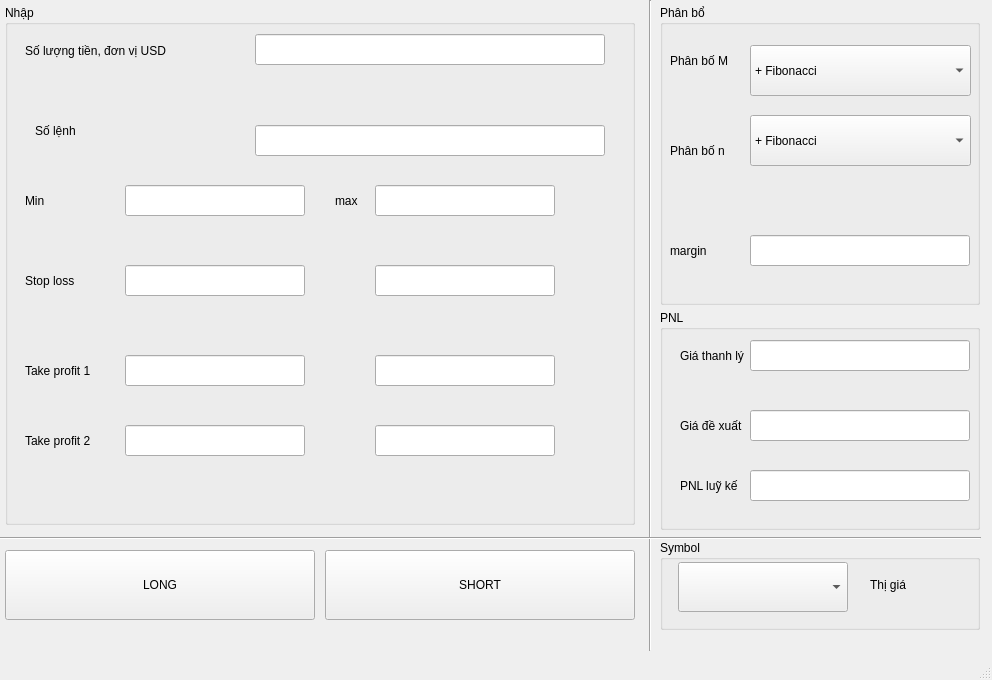
<?xml version="1.0" encoding="UTF-8"?>
<ui version="4.0">
 <class>main_view</class>
 <widget class="QMainWindow" name="main_view">
  <property name="geometry">
   <rect>
    <x>0</x>
    <y>0</y>
    <width>992</width>
    <height>680</height>
   </rect>
  </property>
  <property name="windowTitle">
   <string>MainWindow</string>
  </property>
  <widget class="QWidget" name="central_view">
   <widget class="Line" name="v_line">
    <property name="geometry">
     <rect>
      <x>640</x>
      <y>0</y>
      <width>20</width>
      <height>651</height>
     </rect>
    </property>
    <property name="orientation">
     <enum>Qt::Vertical</enum>
    </property>
   </widget>
   <widget class="Line" name="h_line">
    <property name="geometry">
     <rect>
      <x>0</x>
      <y>530</y>
      <width>981</width>
      <height>16</height>
     </rect>
    </property>
    <property name="orientation">
     <enum>Qt::Horizontal</enum>
    </property>
   </widget>
   <widget class="QGroupBox" name="allocator_view">
    <property name="geometry">
     <rect>
      <x>660</x>
      <y>5</y>
      <width>320</width>
      <height>300</height>
     </rect>
    </property>
    <property name="title">
     <string>Phân bổ</string>
    </property>
    <widget class="QLabel" name="m_allocator">
     <property name="geometry">
      <rect>
       <x>10</x>
       <y>40</y>
       <width>90</width>
       <height>31</height>
      </rect>
     </property>
     <property name="text">
      <string>Phân bố M</string>
     </property>
    </widget>
    <widget class="QLabel" name="n_allocator">
     <property name="geometry">
      <rect>
       <x>10</x>
       <y>130</y>
       <width>90</width>
       <height>31</height>
      </rect>
     </property>
     <property name="text">
      <string>Phân bố n</string>
     </property>
    </widget>
    <widget class="QLabel" name="margin">
     <property name="geometry">
      <rect>
       <x>10</x>
       <y>230</y>
       <width>90</width>
       <height>31</height>
      </rect>
     </property>
     <property name="text">
      <string>margin</string>
     </property>
     <property name="buddy">
      <cstring>margin_input</cstring>
     </property>
    </widget>
    <widget class="QLineEdit" name="margin_input">
     <property name="geometry">
      <rect>
       <x>90</x>
       <y>230</y>
       <width>220</width>
       <height>31</height>
      </rect>
     </property>
    </widget>
    <widget class="QComboBox" name="m_combobox">
     <property name="geometry">
      <rect>
       <x>90</x>
       <y>40</y>
       <width>221</width>
       <height>51</height>
      </rect>
     </property>
     <item>
      <property name="text">
       <string>+ Fibonacci</string>
      </property>
     </item>
     <item>
      <property name="text">
       <string>- Fibonacci</string>
      </property>
     </item>
     <item>
      <property name="text">
       <string>Normal</string>
      </property>
     </item>
     <item>
      <property name="text">
       <string/>
      </property>
     </item>
    </widget>
    <widget class="QComboBox" name="n_combobox">
     <property name="geometry">
      <rect>
       <x>90</x>
       <y>110</y>
       <width>221</width>
       <height>51</height>
      </rect>
     </property>
     <item>
      <property name="text">
       <string>+ Fibonacci</string>
      </property>
     </item>
     <item>
      <property name="text">
       <string>- Fibonacci</string>
      </property>
     </item>
     <item>
      <property name="text">
       <string>Normal</string>
      </property>
     </item>
     <item>
      <property name="text">
       <string/>
      </property>
     </item>
    </widget>
   </widget>
   <widget class="QGroupBox" name="groupBox_2">
    <property name="geometry">
     <rect>
      <x>660</x>
      <y>310</y>
      <width>320</width>
      <height>220</height>
     </rect>
    </property>
    <property name="title">
     <string>PNL</string>
    </property>
    <widget class="QLabel" name="g_t_l">
     <property name="geometry">
      <rect>
       <x>20</x>
       <y>30</y>
       <width>90</width>
       <height>31</height>
      </rect>
     </property>
     <property name="text">
      <string>Giá thanh lý</string>
     </property>
     <property name="buddy">
      <cstring>g_t_l_input</cstring>
     </property>
    </widget>
    <widget class="QLabel" name="g_d_x">
     <property name="geometry">
      <rect>
       <x>20</x>
       <y>100</y>
       <width>90</width>
       <height>31</height>
      </rect>
     </property>
     <property name="text">
      <string>Giá đề xuất</string>
     </property>
     <property name="buddy">
      <cstring>g_d_x_input</cstring>
     </property>
    </widget>
    <widget class="QLabel" name="pnl">
     <property name="geometry">
      <rect>
       <x>20</x>
       <y>160</y>
       <width>90</width>
       <height>31</height>
      </rect>
     </property>
     <property name="text">
      <string>PNL luỹ kế</string>
     </property>
     <property name="buddy">
      <cstring>pnl_input</cstring>
     </property>
    </widget>
    <widget class="QLineEdit" name="g_t_l_input">
     <property name="geometry">
      <rect>
       <x>90</x>
       <y>30</y>
       <width>220</width>
       <height>31</height>
      </rect>
     </property>
    </widget>
    <widget class="QLineEdit" name="g_d_x_input">
     <property name="geometry">
      <rect>
       <x>90</x>
       <y>100</y>
       <width>220</width>
       <height>31</height>
      </rect>
     </property>
    </widget>
    <widget class="QLineEdit" name="pnl_input">
     <property name="geometry">
      <rect>
       <x>90</x>
       <y>160</y>
       <width>220</width>
       <height>31</height>
      </rect>
     </property>
    </widget>
   </widget>
   <widget class="QGroupBox" name="groupBox_3">
    <property name="geometry">
     <rect>
      <x>660</x>
      <y>540</y>
      <width>320</width>
      <height>90</height>
     </rect>
    </property>
    <property name="title">
     <string>Symbol</string>
    </property>
    <widget class="QComboBox" name="symbol_combobox">
     <property name="geometry">
      <rect>
       <x>18</x>
       <y>22</y>
       <width>170</width>
       <height>50</height>
      </rect>
     </property>
    </widget>
    <widget class="QLabel" name="price_display">
     <property name="geometry">
      <rect>
       <x>210</x>
       <y>20</y>
       <width>100</width>
       <height>50</height>
      </rect>
     </property>
     <property name="text">
      <string>Thị giá</string>
     </property>
    </widget>
   </widget>
   <widget class="QPushButton" name="long_button">
    <property name="geometry">
     <rect>
      <x>5</x>
      <y>550</y>
      <width>310</width>
      <height>70</height>
     </rect>
    </property>
    <property name="whatsThis">
     <string>&lt;html&gt;&lt;head/&gt;&lt;body&gt;&lt;p align=&quot;center&quot;&gt;&lt;span style=&quot; font-weight:600; font-style:italic; text-decoration: underline;&quot;&gt;ABCD&lt;/span&gt;&lt;/p&gt;&lt;/body&gt;&lt;/html&gt;</string>
    </property>
    <property name="text">
     <string>LONG</string>
    </property>
   </widget>
   <widget class="QPushButton" name="short_button">
    <property name="geometry">
     <rect>
      <x>325</x>
      <y>550</y>
      <width>310</width>
      <height>70</height>
     </rect>
    </property>
    <property name="text">
     <string>SHORT</string>
    </property>
   </widget>
   <widget class="QGroupBox" name="groupBox_4">
    <property name="geometry">
     <rect>
      <x>5</x>
      <y>5</y>
      <width>630</width>
      <height>520</height>
     </rect>
    </property>
    <property name="title">
     <string>Nhập</string>
    </property>
    <widget class="QLabel" name="m">
     <property name="geometry">
      <rect>
       <x>20</x>
       <y>30</y>
       <width>160</width>
       <height>31</height>
      </rect>
     </property>
     <property name="text">
      <string>Số lượng tiền, đơn vị USD</string>
     </property>
     <property name="buddy">
      <cstring>m_input</cstring>
     </property>
    </widget>
    <widget class="QLineEdit" name="m_input">
     <property name="geometry">
      <rect>
       <x>250</x>
       <y>29</y>
       <width>350</width>
       <height>31</height>
      </rect>
     </property>
    </widget>
    <widget class="QLabel" name="n">
     <property name="geometry">
      <rect>
       <x>30</x>
       <y>110</y>
       <width>180</width>
       <height>31</height>
      </rect>
     </property>
     <property name="text">
      <string>Số lệnh</string>
     </property>
     <property name="buddy">
      <cstring>n_input</cstring>
     </property>
    </widget>
    <widget class="QLineEdit" name="n_input">
     <property name="geometry">
      <rect>
       <x>250</x>
       <y>120</y>
       <width>350</width>
       <height>31</height>
      </rect>
     </property>
    </widget>
    <widget class="QLabel" name="min_val">
     <property name="geometry">
      <rect>
       <x>20</x>
       <y>180</y>
       <width>50</width>
       <height>31</height>
      </rect>
     </property>
     <property name="text">
      <string>Min</string>
     </property>
     <property name="buddy">
      <cstring>min_val_input</cstring>
     </property>
    </widget>
    <widget class="QLineEdit" name="min_val_input">
     <property name="geometry">
      <rect>
       <x>120</x>
       <y>180</y>
       <width>180</width>
       <height>31</height>
      </rect>
     </property>
    </widget>
    <widget class="QLabel" name="max_val">
     <property name="geometry">
      <rect>
       <x>330</x>
       <y>180</y>
       <width>40</width>
       <height>31</height>
      </rect>
     </property>
     <property name="text">
      <string>max</string>
     </property>
     <property name="buddy">
      <cstring>max_val_input</cstring>
     </property>
    </widget>
    <widget class="QLineEdit" name="max_val_input">
     <property name="geometry">
      <rect>
       <x>370</x>
       <y>180</y>
       <width>180</width>
       <height>31</height>
      </rect>
     </property>
    </widget>
    <widget class="QLabel" name="take_profit_1">
     <property name="geometry">
      <rect>
       <x>20</x>
       <y>350</y>
       <width>110</width>
       <height>31</height>
      </rect>
     </property>
     <property name="text">
      <string>Take profit 1</string>
     </property>
     <property name="buddy">
      <cstring>take_profit_1_price_input</cstring>
     </property>
    </widget>
    <widget class="QLineEdit" name="take_profit_1_price_input">
     <property name="geometry">
      <rect>
       <x>120</x>
       <y>350</y>
       <width>180</width>
       <height>31</height>
      </rect>
     </property>
    </widget>
    <widget class="QLabel" name="take_pforit_2">
     <property name="geometry">
      <rect>
       <x>20</x>
       <y>420</y>
       <width>100</width>
       <height>31</height>
      </rect>
     </property>
     <property name="text">
      <string>Take profit 2</string>
     </property>
     <property name="buddy">
      <cstring>take_profit_2_price_input</cstring>
     </property>
    </widget>
    <widget class="QLineEdit" name="take_profit_2_price_input">
     <property name="geometry">
      <rect>
       <x>120</x>
       <y>420</y>
       <width>180</width>
       <height>31</height>
      </rect>
     </property>
    </widget>
    <widget class="QLabel" name="stop_loss">
     <property name="geometry">
      <rect>
       <x>20</x>
       <y>260</y>
       <width>100</width>
       <height>31</height>
      </rect>
     </property>
     <property name="text">
      <string>Stop loss</string>
     </property>
     <property name="buddy">
      <cstring>stop_loss_price_input</cstring>
     </property>
    </widget>
    <widget class="QLineEdit" name="stop_loss_price_input">
     <property name="geometry">
      <rect>
       <x>120</x>
       <y>260</y>
       <width>180</width>
       <height>31</height>
      </rect>
     </property>
    </widget>
    <widget class="QLineEdit" name="stop_loss_percent_input">
     <property name="geometry">
      <rect>
       <x>370</x>
       <y>260</y>
       <width>180</width>
       <height>31</height>
      </rect>
     </property>
    </widget>
    <widget class="QLineEdit" name="take_profit_1_percent_input">
     <property name="geometry">
      <rect>
       <x>370</x>
       <y>350</y>
       <width>180</width>
       <height>31</height>
      </rect>
     </property>
    </widget>
    <widget class="QLineEdit" name="take_profit_2_percent_input">
     <property name="geometry">
      <rect>
       <x>370</x>
       <y>420</y>
       <width>180</width>
       <height>31</height>
      </rect>
     </property>
    </widget>
   </widget>
  </widget>
  <widget class="QStatusBar" name="statusbar"/>
  <action name="actionu">
   <property name="text">
    <string>u</string>
   </property>
  </action>
 </widget>
 <tabstops>
  <tabstop>m_input</tabstop>
  <tabstop>n_input</tabstop>
  <tabstop>min_val_input</tabstop>
  <tabstop>max_val_input</tabstop>
  <tabstop>stop_loss_price_input</tabstop>
  <tabstop>stop_loss_percent_input</tabstop>
  <tabstop>take_profit_1_price_input</tabstop>
  <tabstop>take_profit_1_percent_input</tabstop>
  <tabstop>take_profit_2_price_input</tabstop>
  <tabstop>take_profit_2_percent_input</tabstop>
  <tabstop>margin_input</tabstop>
  <tabstop>g_t_l_input</tabstop>
  <tabstop>g_d_x_input</tabstop>
  <tabstop>pnl_input</tabstop>
  <tabstop>long_button</tabstop>
  <tabstop>short_button</tabstop>
  <tabstop>symbol_combobox</tabstop>
 </tabstops>
 <resources/>
 <connections/>
 <slots>
  <slot>open_long()</slot>
  <slot>open_short()</slot>
 </slots>
</ui>
